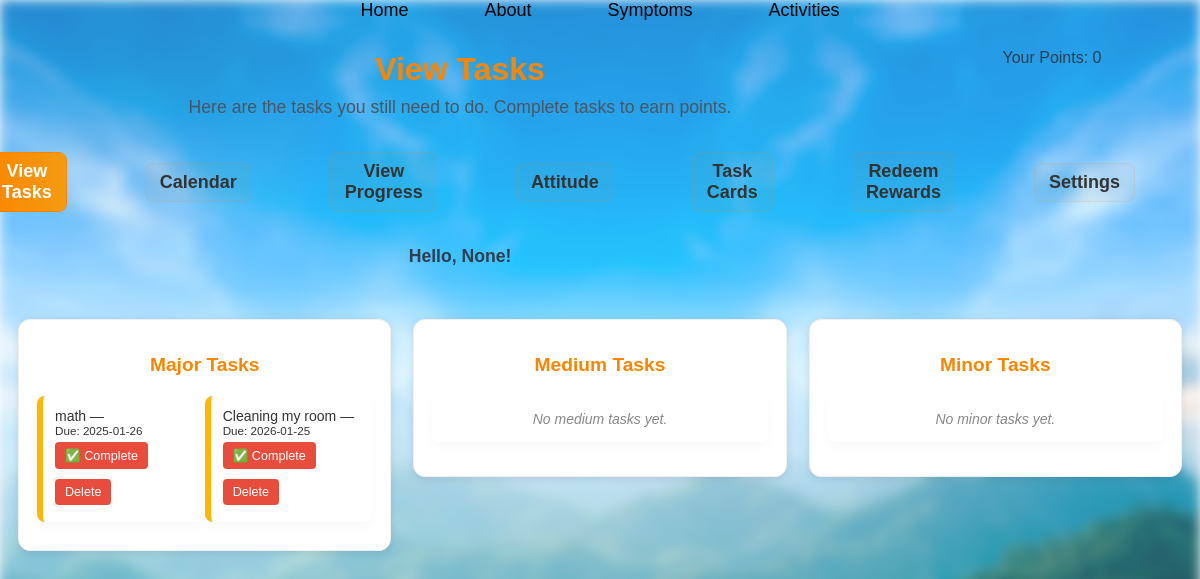
/viewtasks, run on an earlier commit of the app's database.
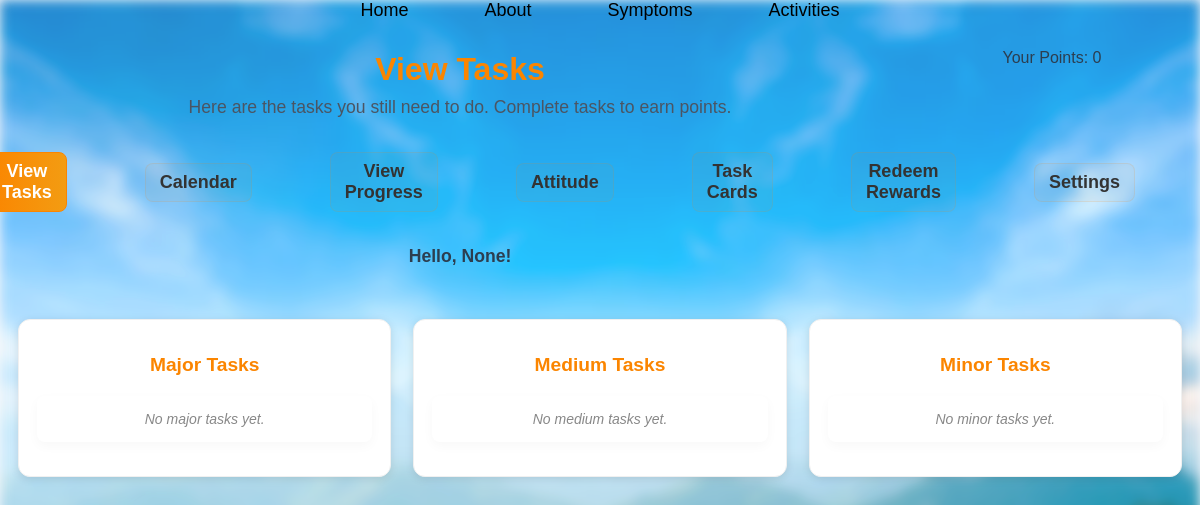
And on a later commit of the database.
### tables this page shows
CREATE TABLE tasks (
            id INTEGER PRIMARY KEY AUTOINCREMENT,
            name TEXT NOT NULL,
            date TEXT,
            importance TEXT NOT NULL,
            user TEXT
        , completed INTEGER DEFAULT 0, completed_at TEXT, duration INTEGER, time TEXT);

### app.py (the view, shortened to what this page needs)
@app.route('/viewtasks')
def view_tasks():
    tasks = get_tasks_grouped()
    username = session.get('user') if session else None
    points = 0
    is_parent = False
    return render_template('viewtasks.html', tasks=tasks, username=username, points=points, is_parent=is_parent)

### app.py (called while the page is built)
def get_db_conn():
    conn = sqlite3.connect(DB_PATH)
    conn.row_factory = sqlite3.Row
    return conn

### templates/viewtasks.html (shortened to what this page needs)
<!DOCTYPE html>
<html lang="en">
<head>
  <link rel="stylesheet" href="{{ url_for('static', filename='activitiesstyle.css') }}">
  <link rel="stylesheet" href="{{ url_for('static', filename='calendar.css') }}">
  <link rel="stylesheet" href="{{ url_for('static', filename='activities_adaptive.css') }}">
</head>
<body>
  <div class="page-content">
  <div class="menu">
    <ul>
      <li><a href="{{ url_for('home') }}">Home</a></li>
      <li><a href="{{ url_for('about') }}">About</a></li>
      <li><a href="{{ url_for('symptoms') }}">Symptoms</a></li>
      <li><a href="{{ url_for('activities') }}">Activities</a></li>
    </ul>
  </div>
  <div class="front">
    <div class="front-header">
      <div class="front-header-left">
        <h1 class="page-title">View Tasks</h1>
        <p class="description">Here are the tasks you still need to do. Complete tasks to earn points.</p>
        <ul class="Tabs">
          <li><a class="active" href="{{ url_for('view_tasks') }}">View Tasks</a></li>
          <li><a href="{{ url_for('calendar') }}">Calendar</a></li>
          <li><a href="{{ url_for('progress') }}">View Progress</a></li>
          <li><a href="{{ url_for('attitude') }}">Attitude</a></li>
          <li><a href="{{ url_for('child_task_cards') }}">Task Cards</a></li>
          <li><a href="{{ url_for('redeem') }}">Redeem Rewards</a></li>
          <li><a href="{{ url_for('settings') }}">Settings</a></li>
        </ul>
        <h2 id="greeting"> Hello, {{ username }}!</h2>
      </div>
      <div class="front-header-right">
        <div id="points">Your Points: {{ points }}</div>
      </div>
    </div>
  </div>
  <div class="activities-container">
    <div class="activities-main">
      <div class="task-sections">
    <div class="task-section">
      <h2>Major Tasks</h2>
      <ul>
        {% for task in tasks['Major'] %}
        <li>
          {{ task.name }} — <small>Due: {{ task.date }}</small>
          <form action="{{ url_for('complete_task', importance='Major', task_index=loop.index0) }}" method="post" style="display:inline;">
            <button type="submit">✅ Complete</button>
          </form>
          <form action="{{ url_for('delete_task', importance='Major', task_index=loop.index0) }}" method="post" style="display:inline;">
            <button type="submit">Delete</button>
          </form>
        </li>
        {% else %}
        <li class="empty">No major tasks yet.</li>
        {% endfor %}
      </ul>
    </div>
    <div class="task-section">
      <h2>Medium Tasks</h2>
      <ul>
        {% for task in tasks['Medium'] %}
        <li>
          {{ task.name }} — <small>Due: {{ task.date }}</small>
          <form action="{{ url_for('complete_task', importance='Medium', task_index=loop.index0) }}" method="post" style="display:inline;">
            <button type="submit">✅ Complete</button>
          </form>
          <form action="{{ url_for('delete_task', importance='Medium', task_index=loop.index0) }}" method="post" style="display:inline;">
            <button type="submit">Delete</button>
          </form>
        </li>
        {% else %}
        <li class="empty">No medium tasks yet.</li>
        {% endfor %}
      </ul>
    </div>
    <div class="task-section">
      <h2>Minor Tasks</h2>
      <ul>
        {% for task in tasks['Minor'] %}
        <li>
          {{ task.name }} — <small>Due: {{ task.date }}</small>
          <form action="{{ url_for('complete_task', importance='Minor', task_index=loop.index0) }}" method="post" style="display:inline;">
            <button type="submit">✅ Complete</button>
          </form>
          <form action="{{ url_for('delete_task', importance='Minor', task_index=loop.index0) }}" method="post" style="display:inline;">
            <button type="submit">Delete</button>
          </form>
        </li>
        {% else %}
        <li class="empty">No minor tasks yet.</li>
        {% endfor %}
      </ul>
    </div>
      </div>
    </div>
  </div>
  </div>
</body>
</html>

What changed in the data, as far as the page shows it:
removed tasks: name "math", date "2025-01-26"
removed tasks: name "Cleaning my room", date "2026-01-25"
Also different on the page:
text now shown: "No major tasks yet."
